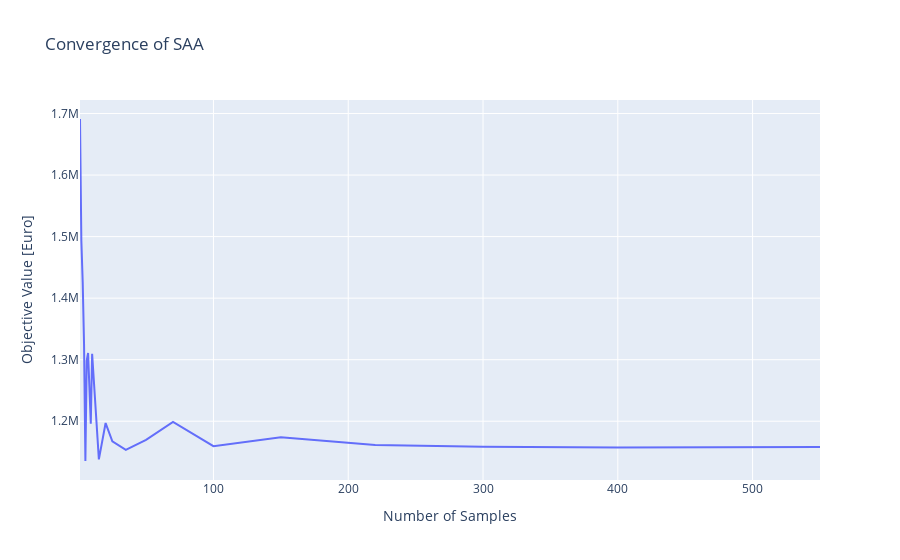

Write notebook code for a chart like this one.
### Code cell
plot_labels = {
        'x': 'Number of Samples', 
        'y': 'Objective Value [Euro]'
#         **{str(col): f"CS {col}" for col in columns}, #'Number of CS-SS Connections',
#         
    }
fig = px.line(converge_Series, 
          x=converge_Series.index, 
          y=converge_Series, 
          title='Convergence of SAA',
          labels = plot_labels

     )

fig.show()

### Figure 1 — Plotly figure (JSON) as saved in the notebook; plotly's stock layout.template omitted (floating-point values rounded to 4 significant figures)
{"data": [{"hovertemplate": "Number of Samples=%{x}<br>Objective Value [Euro]=%{y}<extra></extra>", "legendgroup": "", "line": {"color": "#636efa", "dash": "solid"}, "marker": {"symbol": "circle"}, "mode": "lines", "name": "", "orientation": "v", "showlegend": false, "type": "scatter", "x": [1, 2, 3, 4, 5, 6, 7, 8, 9, 10, 15, 20, 25, 35, 50, 70, 100, 150, 220, 300, 400, 550], "xaxis": "x", "y": [1691000.0, 1493000.0, 1426000.0, 1326000.0, 1135000.0, 1299000.0, 1311000.0, 1261000.0, 1196000.0, 1310000.0, 1138000.0, 1197000.0, 1167000.0, 1153000.0, 1170000.0, 1199000.0, 1160000.0, 1174000.0, 1161000.0, 1159000.0, 1157000.0, 1158000.0], "yaxis": "y"}], "layout": {"legend": {"tracegroupgap": 0}, "title": {"text": "Convergence of SAA"}, "xaxis": {"anchor": "y", "domain": [0, 1], "title": {"text": "Number of Samples"}}, "yaxis": {"anchor": "x", "domain": [0, 1], "title": {"text": "Objective Value [Euro]"}}}}
